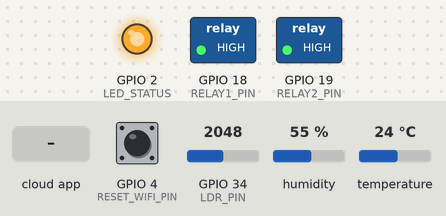
The sketch below on a simulated ESP32. On the bench: switched loads named in the sketch (green lamp = pin HIGH), output pins drawn as LEDs (lit = HIGH). The inputs (shaded band) are chosen by the test bench; at power-on: temperature 24 °C, GPIO 4 (RESET_WIFI_PIN) HIGH, GPIO 34 (LDR_PIN) = 2048, humidity 55 %. WiFi joins after 1.5 s; servers stay silent unless stated; the Firebase database answers and starts empty; not simulated (calls return 0 or success): secrets.h; what the sketch prints to the serial monitor is not drawn.

Above: at 2.7 s.
2.8 s: the phone or cloud app sets relay1 to 1
At 3.9 s:
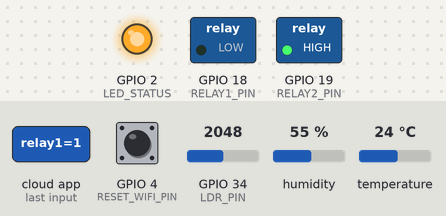
4.5 s: the phone or cloud app sets relay2 to 1
At 5.3 s:
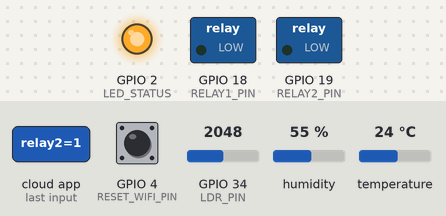
6.4 s: the phone or cloud app sets relay1 to 0
At 7.8 s:
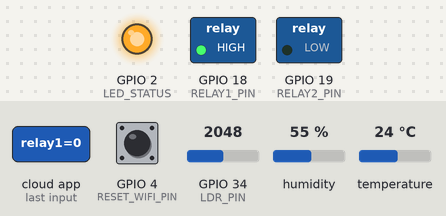
8.1 s: the phone or cloud app sets auto_mode to 1
At 9.2 s:
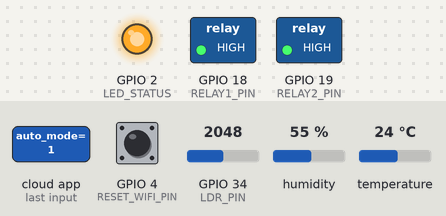
9.8 s: temperature set to 29.1 °C
13.1 s: temperature set to 30.4 °C
At 15.2 s:
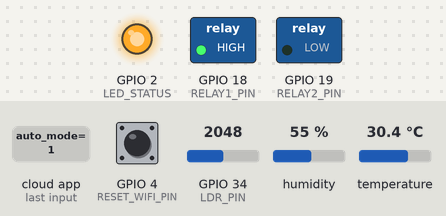
Timing chart, 0 to 16.7 s (numbered marks = the images above; inputs shaded):
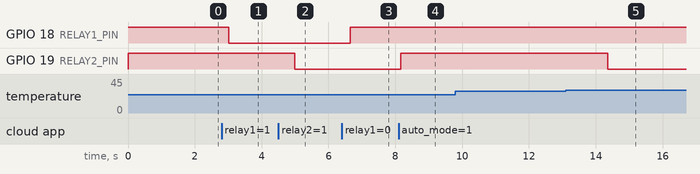

The sketch:

arduino_ide_2_3_3_Windows_64bit_exe.ino
```cpp
// ไฟล์: main.ino
#include <WiFi.h>
#include <WiFiManager.h>
#include <Firebase_ESP_Client.h>
#include "addons/TokenHelper.h"
#include "addons/RTDBHelper.h"
#include <DHT.h>
#include "secrets.h" // ดึงข้อมูล API Key จากไฟล์ที่ซ่อนไว้

// ---------------- กำหนดขาอุปกรณ์ ----------------
#define RELAY1_PIN 18 // หลอดไฟ
#define RELAY2_PIN 19 // พัดลม
#define DHTPIN 14
#define DHTTYPE DHT22
#define LDR_PIN 34
#define LED_STATUS 2
#define RESET_WIFI_PIN 4

DHT dht(DHTPIN, DHTTYPE);

// ตัวแปร Firebase
FirebaseData fbdo;
FirebaseAuth auth;
FirebaseConfig config;
bool signupOK = false;

// ตัวแปรจับเวลา (Non-blocking)
unsigned long previousMillis = 0;
const long interval = 100;       // อัปเดตทุก 500ms

// ตัวแปรเก็บค่า
float temp = 0.0;
float hum = 0.0;
int light_percent = 0;
bool relay1_state = false;
bool relay2_state = false;

// ค่า Settings (Smart Auto)
bool auto_mode = false;
float auto_fan_temp = 30.0;

void setup() {
  Serial.begin(115200);

  pinMode(RELAY1_PIN, OUTPUT);
  pinMode(RELAY2_PIN, OUTPUT);
  pinMode(LED_STATUS, OUTPUT);
  pinMode(RESET_WIFI_PIN, INPUT_PULLUP);

  digitalWrite(RELAY1_PIN, HIGH);
  digitalWrite(RELAY2_PIN, HIGH);

  dht.begin();

  // ---------------- ระบบ WiFiManager ----------------
  WiFiManager wm;
  if (digitalRead(RESET_WIFI_PIN) == LOW) {
    Serial.println("Resetting WiFi Settings...");
    wm.resetSettings();
  }

  Serial.println("Connecting to WiFi...");
  if (!wm.autoConnect("(´。＿。｀)")) {
    Serial.println("Failed to connect, restarting...");
    delay(3000);
    ESP.restart();
  }

  Serial.println("\nWiFi Connected!");
  digitalWrite(LED_STATUS, HIGH);

  // ---------------- เชื่อมต่อ Firebase ----------------
  config.api_key = API_KEY;
  config.database_url = DATABASE_URL;
  config.signer.test_mode = true;
  signupOK = true;

  Firebase.begin(&config, &auth);
  Firebase.reconnectWiFi(true);
}

void loop() {
  unsigned long currentMillis = millis();

  if (currentMillis - previousMillis >= interval) {
    previousMillis = currentMillis;

    hum = dht.readHumidity();
    temp = dht.readTemperature();

    int ldr_raw = analogRead(LDR_PIN);
    light_percent = map(ldr_raw, 4095, 0, 0, 100);
    light_percent = constrain(light_percent, 0, 100); // ใช้ constrain แทน if จะคลีนกว่า

    if (isnan(hum) || isnan(temp)) {
      Serial.println("Failed to read from DHT sensor!");
      return;
    }

    Serial.printf("Temp: %.1f C | Hum: %.1f %% | Light: %d %%\n", temp, hum, light_percent);

    syncWithFirebase();
    checkSmartAuto();
  }
}

// ---------------- ฟังก์ชันจัดการ Firebase (ปรับให้เร็วขึ้น) ----------------
void syncWithFirebase() {
  if (Firebase.ready() && signupOK) {

    // 1. ส่งข้อมูลแบบมัดรวม (JSON) จะเร็วกว่าส่งแยกทีละตัวมาก
    FirebaseJson json;
    json.set("temperature", temp);
    json.set("humidity", hum);
    json.set("light_percent", light_percent);

    // ใช้ updateNode เพื่อไม่ให้ค่า relay ทับหายไป
    if (Firebase.RTDB.updateNode(&fbdo, "/iot_data", &json)) {
      Serial.println("✅ Firebase: อัปเดตข้อมูลเซ็นเซอร์สำเร็จ!");
    } else {
      Serial.print("❌ Firebase Error: ");
      Serial.println(fbdo.errorReason());
    }

    // 2. ดึงข้อมูลทีละตัว (เพื่อความเสถียร)
    if (Firebase.RTDB.getBool(&fbdo, "/iot_data/relay1")) {
      relay1_state = fbdo.boolData();
      digitalWrite(RELAY1_PIN, relay1_state ? LOW : HIGH);
    }

    if (Firebase.RTDB.getBool(&fbdo, "/iot_data/relay2")) {
      relay2_state = fbdo.boolData();
      if (!auto_mode) {
        digitalWrite(RELAY2_PIN, relay2_state ? LOW : HIGH);
      }
    }

    if (Firebase.RTDB.getBool(&fbdo, "/iot_data/auto_mode")) {
      auto_mode = fbdo.boolData();
    }

  } else {
    Serial.println("⏳ กำลังรอการเชื่อมต่อ Firebase...");
  }
}

void checkSmartAuto() {
  if (auto_mode) {
    if (temp >= auto_fan_temp && !relay2_state) {
      relay2_state = true;
      digitalWrite(RELAY2_PIN, LOW);
      updateRelayToFirebase("/iot_data/relay2", true);
      Serial.println("Auto Mode: พัดลมเปิด");
    }
    else if (temp < (auto_fan_temp - 2.0) && relay2_state) {
      relay2_state = false;
      digitalWrite(RELAY2_PIN, HIGH);
      updateRelayToFirebase("/iot_data/relay2", false);
      Serial.println("Auto Mode: พัดลมปิด");
    }
  }
}

void updateRelayToFirebase(String path, bool state) {
  if (Firebase.ready() && signupOK) {
    Firebase.RTDB.setBool(&fbdo, path, state);
  }
}
```

Measured:
- the behaviour switches between 29.9 and 30 °C on temperature (found by bisection; images 4 and 5)
- after the input at 2.8 s, GPIO 18 (RELAY1_PIN): HIGH → LOW after 0.22 s
- after the input at 4.5 s, GPIO 19 (RELAY2_PIN): HIGH → LOW after 0.49 s
- after the input at 6.4 s, GPIO 18 (RELAY1_PIN): LOW → HIGH after 0.25 s
- after the input at 8.1 s, GPIO 19 (RELAY2_PIN): LOW → HIGH after 0.06 s
- after the input at 9.8 s, every drawn part: stays the same
- after the input at 13.1 s, GPIO 19 (RELAY2_PIN): HIGH → LOW after 1.3 s
